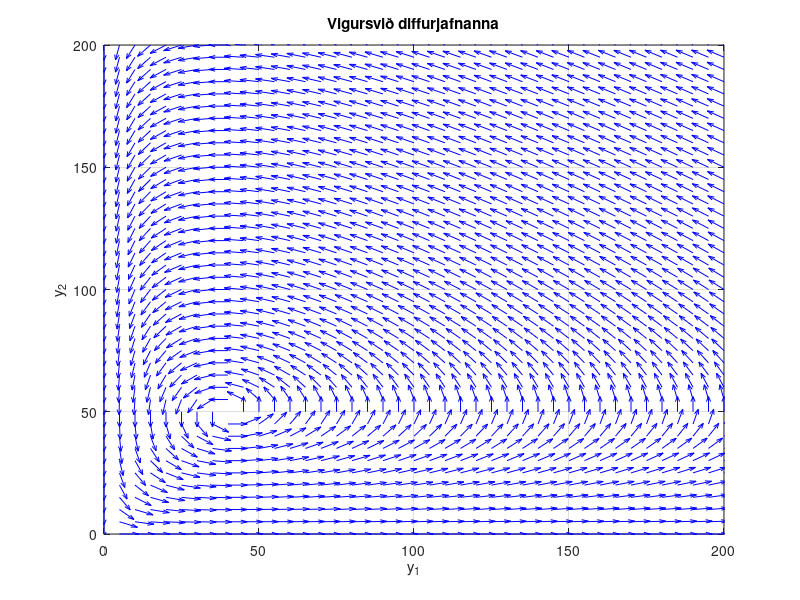

MATLAB code to generate this figure: (Note: this script raises an error after producing the figure.)
%% Hluti 1 - Daemi 1
clc; clear; close all;

% y1: prey
% y2: predator

% Fastar
% alpha: Vaxtarhradi bradarinnar ef enginn randyr eru til stadar.
% beta: Hlutfall af brad sem hverfur af voldum randyra.
% gamma: Vaxtarhradi randyrsins ef brað er til stadar.
% delta: Danartidni randyra.
alpha = 0.5; beta = 0.01; gamma = 0.005; delta = 0.2;
axis_max = 200;

% Buum til grid fyrir y1 og y2
skref = 5; % Breytilegt skref fyrir mynd
[y1, y2] = meshgrid(0:skref:axis_max, 0:skref:axis_max); 

% Finnum gildi a y1' og y2' fyrir hvert y1 og y2
y1_diff = alpha.*y1 - beta.*y1.*y2;
y2_diff = gamma.*y1.*y2 - delta.*y2;

% Normaliserum vigrana fyrir styttri vigra
norm_factor = sqrt(y1_diff.^2 + y2_diff.^2);
y1_diff_normalized = y1_diff ./ norm_factor;
y2_diff_normalized = y2_diff ./ norm_factor;

% Plottum vigursvidid
figure;
quiver(y1, y2, y1_diff_normalized, y2_diff_normalized, 'b');
% quiver(y1, y2, y1_diff, y2_diff, 'b');
xlabel('y_1');
ylabel('y_2');
title('Vigursvið diffurjafnanna');
axis([0 axis_max 0 axis_max]);
grid on;

%% Daemi 2

% Veljum tima og skrefafjolda
T = 50;
n = 500;

% Upphafsgildi: 
y0_1 = [40; 9];

% Leysum kerfid med eulersolve falli
[tvec1, yvec1] = eulersolve(y0_1, n, T);

% Plottum nidurstodur
figure;
plot(tvec1,yvec1(1,:),'b',LineWidth=1.5);
hold on
plot(tvec1,yvec1(2,:),'r',LineWidth=1.5);
% legend("y_1 (með y_0_1 = 40)","y_2 (með y_0_2 = 9)","y_1 (með y_0_1 = 9)","y_2 (með y_0_2 = 40)")
xlabel('Tími');
ylabel('Fjöldi');
% title('Lausn á upphafsgildisverkefni');
xlim([0 T]);
grid on

% Profum nytt upphafsgildi
y0_2 = [25; 25];
[tvec2, yvec2] = eulersolve(y0_2, n, T);
hold on
plot(tvec2,yvec2(1,:),'--g',LineWidth=1.5);
plot(tvec2,yvec2(2,:),'--m',LineWidth=1.5);
legend("y_1 (með y_0_1 = 40)","y_2 (með y_0_2 = 9)","y_1 (með y_0_1 = 25)","y_2 (með y_0_2 = 25)")

% saveas(gcf,"hluti1_d2_plot.png");

figure;
plot(yvec1(1,:),yvec1(2,:),'b',LineWidth=1.5)
hold on
plot(yvec2(1,:),yvec2(2,:),'r',LineWidth=1.5)
xlabel("y_1")
ylabel('y_2')
title('Fasaferilsmynd með aðferð Eulers')
legend("y_0 = [40; 9]","y_0 = [25; 25]")
grid on

saveas(gcf,"hluti1_d2_plot2.png");

% Plottum nidurstodur
% figure;
% plot(tvec2,yvec2,LineWidth=1.5);
% legend("y_1 (Bráð)","y_2 (Rándýr)")
% xlabel('Tími');
% ylabel('Fjöldi');
% title('Lausn á upphafsgildisverkefni');
% xlim([0 T]);
% grid on

%% Daemi 3

figure;
quiver(y1, y2, y1_diff_normalized, y2_diff_normalized, 'b');
hold on
plot(yvec1(1,:),yvec1(2,:),LineWidth=1.5);
% hold on
% plot(y_ref(:,1),y_ref(:,2),LineWidth=1.5);

xlabel('y_1');
ylabel('y_2');
axis([0 axis_max 0 axis_max]);

%% Daemi 4

% Faum viðmiðunargildi til thess ad bera saman (finna skekkju)
tspan = [0 T];
[t_ref, y_ref] = RKsolver(y0_1,100,T);

% Buum til vigur med mismunandi gildum a n
% n_vector = [100 200 400 800];
n_vector = 100*2.^(0:12);

% Tomt fylki til ad geyma mismuninn
% error1 = zeros(size(n_vector));
error1 = zeros(length(y0_1),length(n_vector));
% index1 = find(abs(t_ref - 25) < 1e-10);

for i = 1:length(n_vector)
    [t_vec, y_vec] = eulersolve(y0_1, n_vector(i), T);
%     index = find(t_vec == 25);
%     error_vec(:,i) = sum(abs(y_ref(:,end) - y_vec(:,end)));
%     error1(i) = norm(y_ref(:,end) - y_vec(:,end));
    error1(:,i) = abs(y_ref(:,end) - y_vec(:,end));
end

% index = find(t_vec == 30)

factor_munur = error1(:,1:end-1) ./ error1(:,2:end);
log2_ratio = log2(factor_munur);

% plot(t_vec,y_vec);
% hold on
% plot(t_ref,y_ref);
% 
% legend("y_1 Euler","y_2 Euler","y_1 RK4","y_2 RK4");

% plot(n_vector,error_vec);

%% Daemi 5

T1 = 100;
y0_loop = [y0_1 y0_2 [100; 25]];

for i = 1:length(y0_loop)
    [t_eul, y_eul] = eulersolve(y0_loop(:,i),16000,T1);
    [t_RK, y_RK] = RKsolver(y0_loop(:,i),1000,T1);
    figure;
    plot(t_eul,y_eul(1,:),'--b',LineWidth=1.5)
    hold on
    plot(t_eul,y_eul(2,:),'--r',LineWidth=1.5)
    plot(t_RK,y_RK(1,:),'g',LineWidth=1.5)
    plot(t_RK,y_RK(2,:),'m',LineWidth=1.5)
    legend("y_1 Euler","y_2 Euler","y_1 RK4","y_2 RK4");
    title("Upphafsgildi: y_1 = " + y0_loop(1,i) + " y_2 = " + y0_loop(2,i))
    xlabel("Tími")
    ylabel("Fjöldi")
    xlim([0 T1+1])
%     figure;
%     plot(y_eul(1,:),y_eul(2,:),'',LineWidth=1.5)
%     hold on
%     plot(y_RK(1,:),y_RK(2,:),'',LineWidth=1.5)
%     title("Upphafsgildi: y_1 = " + y0_loop(1,i) + " y_2 = " + y0_loop(2,i))
end

% saveas(gcf,'hluti1_d5_plot.png')

%% Daemi 6

% Tomt fylki til ad geyma mismuninn
% error_RK = zeros(size(n_vector));
error_RK = zeros(length(y0_1),length(n_vector));

for i = 1:length(n_vector)
    [t_vec, y_vec] = RKsolver(y0_1, n_vector(i), T);
%     error_vec(:,i) = sum(abs(y_ref(:,end) - y_vec(:,end)));
%     disp(y_vec(:,end));
%     error_RK(i) = norm(y_ref(:,end) - y_vec(:,end));
    error_RK(:,i) = abs(y_ref(:,end) - y_vec(:,end));
end

factor_RK = error_RK(:,1:end-1) ./ error_RK(:,2:end);
log2_ratio_RK = log2(factor_RK);

% 4. stigs baeting thar til 100*2^7
